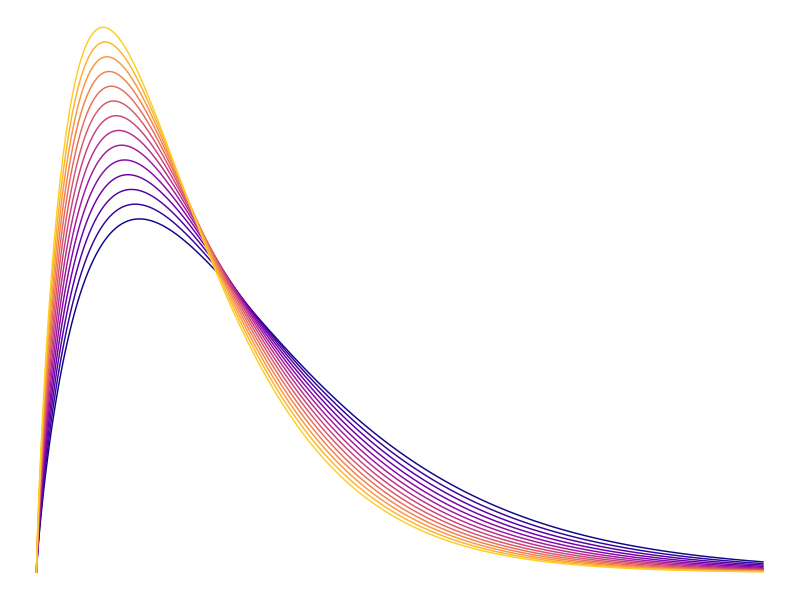

Reproduce this figure in R.
## ---- chunk 1
knitr::opts_chunk$set(echo = TRUE)
## ---- chunk 2
library("tidyverse")

theta <- seq(0,1,length=500)

df <- tibble(
  row = 1:500, 
  a = dgamma(x = theta, shape = 1.85, rate = 6.00), 
  b = dgamma(x = theta, shape = 1.85, rate = 6.25), 
  c = dgamma(x = theta, shape = 1.85, rate = 6.50), 
  d = dgamma(x = theta, shape = 1.85, rate = 6.75), 
  e = dgamma(x = theta, shape = 1.85, rate = 7.00),
  f = dgamma(x = theta, shape = 1.85, rate = 7.25),
  g = dgamma(x = theta, shape = 1.85, rate = 7.50),
  h = dgamma(x = theta, shape = 1.85, rate = 7.75),
  i = dgamma(x = theta, shape = 1.85, rate = 8.00),
  j = dgamma(x = theta, shape = 1.85, rate = 8.25), 
  k = dgamma(x = theta, shape = 1.85, rate = 8.50), 
  l = dgamma(x = theta, shape = 1.85, rate = 8.75), 
  m = dgamma(x = theta, shape = 1.85, rate = 9.00), 
  n = dgamma(x = theta, shape = 1.85, rate = 9.25)
  ) %>% 
  pivot_longer(cols = -row) %>% 
  filter(value != Inf)

ggplot(data = df, aes(x = row, y = value, color = name)) +
  geom_line(show.legend = F) + 
  scale_color_viridis_d(option = "C", end = 0.9) + 
  theme_void()

